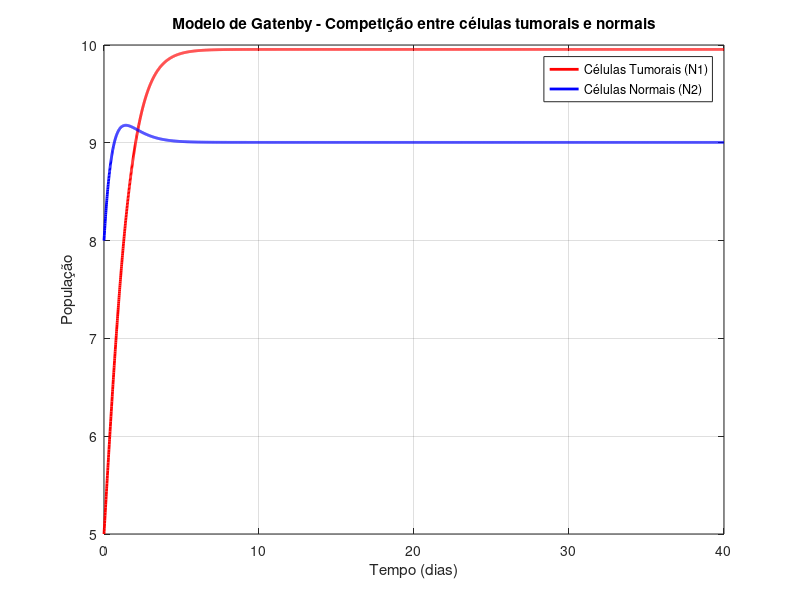

MATLAB code for this plot:
clear; clc;

% ================================
% Parâmetros do modelo
% ================================
r1 = 1.1;        % taxa de crescimento das células tumorais (N1)
r2 = 2.2;        % taxa de crescimento das células normais (N2)
K1 = 10;         % capacidade de suporte das células tumorais
K2 = 10;         % capacidade de suporte das células normais
alpha12 = 0.005; % efeito de N2 sobre N1
alpha21 = 0.1;   % efeito de N1 sobre N2

% ================================
% Condições iniciais
% ================================
t0 = 0.0;        % tempo inicial (dias)
tf = 40;         % tempo final (dias)
N1(1) = 5;       % população inicial das células tumorais
N2(1) = 8;       % população inicial das células normais

% ================================
% Configuração do método de Euler
% ================================
h = 0.01;                          % passo de integração (variações testadas: 0.5, 0.1, 0.01, 0.001)
n_iter = round((tf - t0)/h);    % número de iterações

% ================================
% Iterações do método de Euler
% ================================
for n = 1:n_iter
    N1(n+1) = N1(n) + h * r1 * N1(n) * (1 - (N1(n) + alpha12 * N2(n)) / K1);
    N2(n+1) = N2(n) + h * r2 * N2(n) * (1 - (N2(n) + alpha21 * N1(n)) / K2);
end

% ================================
% Vetor de tempo
% ================================
t = t0:h:tf;

% ================================
% Gráfico das populações
% ================================
figure;
plot(t, N1, 'r-', 'LineWidth', 2); hold on;
plot(t, N2, 'b-', 'LineWidth', 2);
xlabel('Tempo (dias)');
ylabel('População');
legend('Células Tumorais (N1)', 'Células Normais (N2)');
title('Modelo de Gatenby - Competição entre células tumorais e normais');
grid on;

